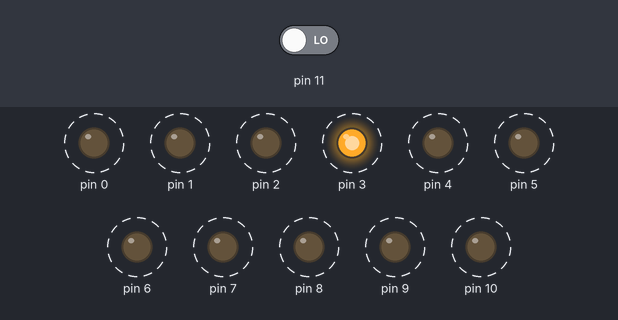
The sketch below on a simulated Arduino Uno, built with avr-gcc and run on an emulated ATmega328P. On the bench: output pins drawn as LEDs (lit = HIGH). Dashed ring = blinking. Inputs (shaded band) come from the test bench; at power-on: pin 11 LOW.

Above: at 0.71 s.
1.3 s: pin 11 driven HIGH
At 4.1 s:
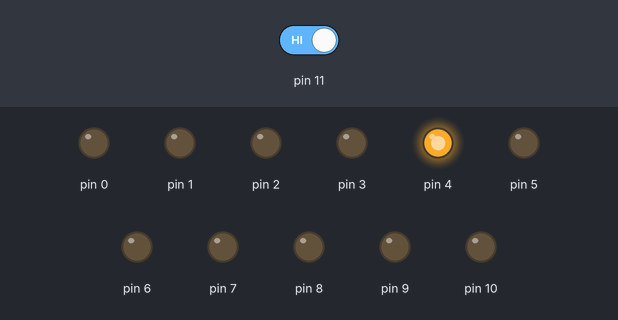
4.3 s: pin 11 driven LOW
At 5.41 s:
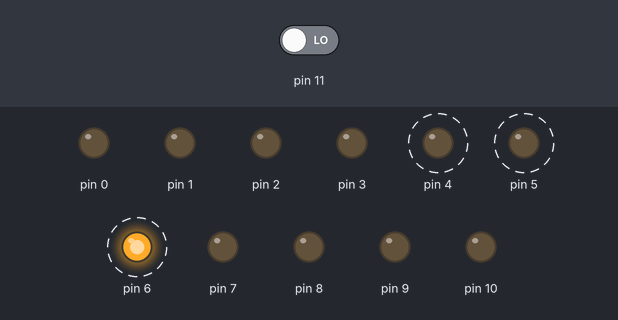
7.3 s: pin 11 driven HIGH
At 7.3 s:
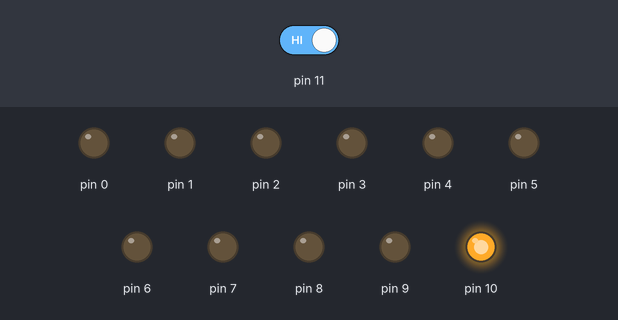
Timing chart, 0 to 16.3 s (numbered marks = the images above; inputs shaded):
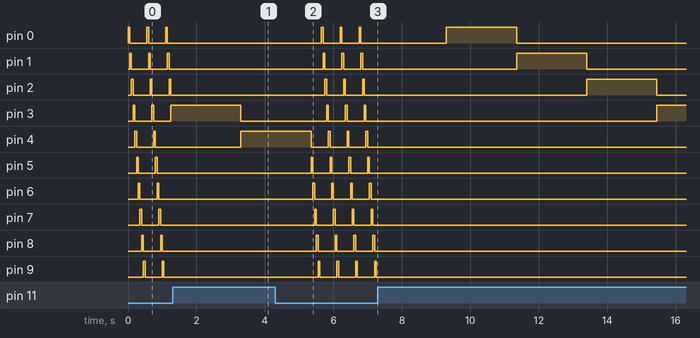

Measured:
- after the input at 1.3 s, pin 0–2, pin 5–10: stops changing and stays LOW
- after the input at 4.3 s, pin 0, pin 1: alternates HIGH for 0.05 s and LOW for 0.50 s, starting after 1.4 s
- after the input at 7.3 s, pin 4–9: stops changing and stays LOW
- by itself, pin 0–2, pin 4–10: alternates HIGH for 0.05 s and LOW for 0.50 s

The sketch:

Jogo_AcerteLED.ino
```cpp
/*E7T1
<Circuito do "Jogo, acerte o LED" com comando for.>
Elaborada por: <Miguel Escorsin F.S>
Data: <07/04/21>
*/
void setup()
{
  pinMode(0, OUTPUT);
  pinMode(1, OUTPUT);
  pinMode(2, OUTPUT);
  pinMode(3, OUTPUT);
  pinMode(4, OUTPUT);
  pinMode(5, OUTPUT);
  pinMode(6, OUTPUT);
  pinMode(7, OUTPUT);
  pinMode(8, OUTPUT);
  pinMode(9, OUTPUT);
  pinMode(10, OUTPUT);
  pinMode(11, INPUT);
}
void loop()
{
  for(int i=0; i<=10; i++){
    digitalWrite(i,HIGH);
    delay(50);
    if(digitalRead(11)==HIGH){
      delay(2000);
    }
    digitalWrite(i,LOW);
}
}
```
